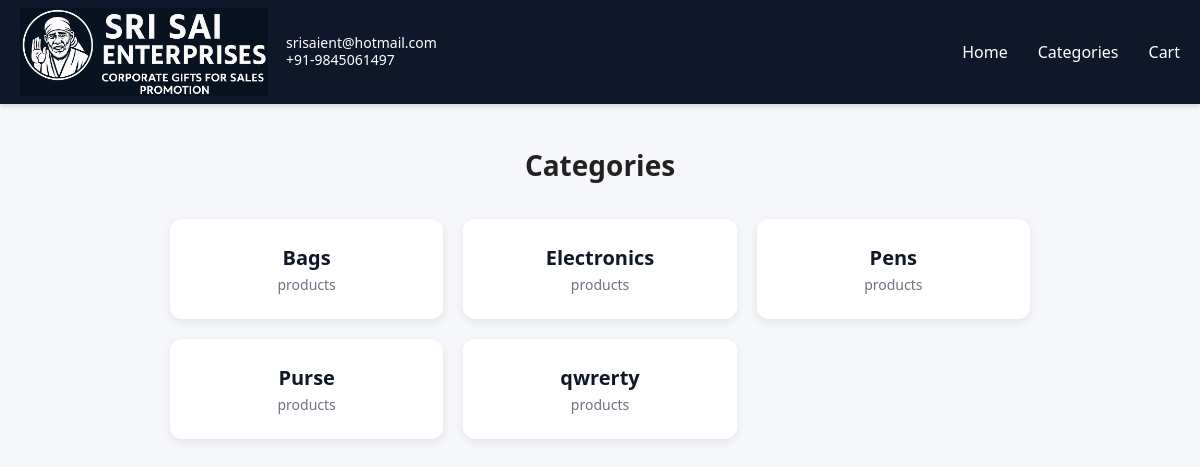
Page /categories/ on the committed database.
### store/models.py (models this page shows, shortened)
class Category(models.Model):
    name = models.CharField(max_length=100, unique=True)
    slug = models.SlugField(max_length=120, unique=True, blank=True)
    class Meta:
        verbose_name_plural = "Categories"
        ordering = ["name"]

### store/views.py (the view)
# urls.py: path('categories/', views.category_list, name='category_list'),
def category_list(request):
    categories = Category.objects.all()
    return render(request, 'store/categories.html', {'categories': categories})

### templates/store/categories.html
{% extends 'base.html' %}
{% block content %}
<h2 style="
    text-align:center;
    font-size:28px;
    margin-top:20px;
    margin-bottom:25px;
">
    Categories
</h2>
<div style="
    max-width:900px;
    margin:0 auto;
    display:grid;
    grid-template-columns:repeat(auto-fit, minmax(250px, 1fr));
    gap:20px;
    padding:10px 20px;
">
    {% for c in categories %}
        {% with count=c.product_set.count %}
        <a href="{% url 'store:home' %}?category={{ c.slug }}"
           style="
               background:white;
               padding:25px;
               text-align:center;
               text-decoration:none;
               border-radius:12px;
               box-shadow:0 3px 10px rgba(0,0,0,0.08);
               color:#111827;
               transition:0.2s ease;
               display:block;
           "
           onmouseover="this.style.transform='translateY(-3px)'; this.style.boxShadow='0 6px 16px rgba(0,0,0,0.12)';"
           onmouseout="this.style.transform='none'; this.style.boxShadow='0 3px 10px rgba(0,0,0,0.08)';"
        >
            <div style="font-size:20px; font-weight:600;">
                {{ c.name }}
            </div>
            <div style="font-size:14px; color:#6b7280; margin-top:4px;">
                {{ count }} product{% if count != 1 %}s{% endif %}
            </div>
        </a>
        {% endwith %}
    {% empty %}
        <p style="text-align:center; width:100%; color:#6b7280;">
            No categories found.
        </p>
    {% endfor %}
</div>
{% endblock %}

### static/css/site.css (style rules this page uses)
* { box-sizing: border-box; }
body { margin:0; font-family: system-ui, -apple-system, BlinkMacSystemFont, "Segoe UI", sans-serif; background:#f5f7fb; color:#222; }
a { text-decoration:none; color:inherit; }

### rows in the picture
Category: name "Bags"
Category: name "Electronics"
Category: name "Pens"
Category: name "Purse"
Category: name "qwrerty"
